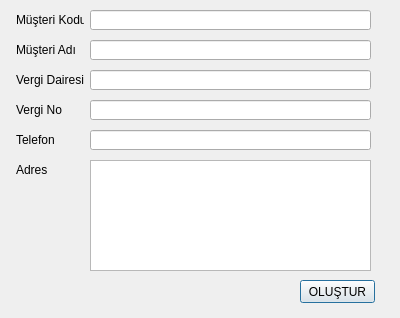
<?xml version="1.0" encoding="UTF-8"?>
<ui version="4.0">
 <class>Firmaolustur</class>
 <widget class="QDialog" name="Firmaolustur">
  <property name="geometry">
   <rect>
    <x>0</x>
    <y>0</y>
    <width>400</width>
    <height>318</height>
   </rect>
  </property>
  <property name="windowTitle">
   <string>Firma Oluştur</string>
  </property>
  <widget class="QLabel" name="label">
   <property name="geometry">
    <rect>
     <x>16</x>
     <y>10</y>
     <width>68</width>
     <height>20</height>
    </rect>
   </property>
   <property name="text">
    <string>Müşteri Kodu</string>
   </property>
  </widget>
  <widget class="QLineEdit" name="lineEdit">
   <property name="geometry">
    <rect>
     <x>90</x>
     <y>10</y>
     <width>281</width>
     <height>20</height>
    </rect>
   </property>
  </widget>
  <widget class="QLineEdit" name="lineEdit_2">
   <property name="geometry">
    <rect>
     <x>90</x>
     <y>40</y>
     <width>281</width>
     <height>20</height>
    </rect>
   </property>
  </widget>
  <widget class="QLabel" name="label_2">
   <property name="geometry">
    <rect>
     <x>16</x>
     <y>40</y>
     <width>68</width>
     <height>20</height>
    </rect>
   </property>
   <property name="text">
    <string>Müşteri Adı</string>
   </property>
  </widget>
  <widget class="QLabel" name="label_3">
   <property name="geometry">
    <rect>
     <x>16</x>
     <y>70</y>
     <width>68</width>
     <height>20</height>
    </rect>
   </property>
   <property name="text">
    <string>Vergi Dairesi</string>
   </property>
  </widget>
  <widget class="QLineEdit" name="lineEdit_3">
   <property name="geometry">
    <rect>
     <x>90</x>
     <y>70</y>
     <width>281</width>
     <height>20</height>
    </rect>
   </property>
  </widget>
  <widget class="QLineEdit" name="lineEdit_4">
   <property name="geometry">
    <rect>
     <x>90</x>
     <y>100</y>
     <width>281</width>
     <height>20</height>
    </rect>
   </property>
  </widget>
  <widget class="QLabel" name="label_4">
   <property name="geometry">
    <rect>
     <x>16</x>
     <y>100</y>
     <width>68</width>
     <height>20</height>
    </rect>
   </property>
   <property name="text">
    <string>Vergi No</string>
   </property>
  </widget>
  <widget class="QLabel" name="label_5">
   <property name="geometry">
    <rect>
     <x>16</x>
     <y>160</y>
     <width>68</width>
     <height>20</height>
    </rect>
   </property>
   <property name="text">
    <string>Adres</string>
   </property>
  </widget>
  <widget class="QLabel" name="label_6">
   <property name="geometry">
    <rect>
     <x>16</x>
     <y>130</y>
     <width>68</width>
     <height>20</height>
    </rect>
   </property>
   <property name="text">
    <string>Telefon</string>
   </property>
  </widget>
  <widget class="QLineEdit" name="lineEdit_5">
   <property name="geometry">
    <rect>
     <x>90</x>
     <y>130</y>
     <width>281</width>
     <height>20</height>
    </rect>
   </property>
   <property name="text">
    <string/>
   </property>
  </widget>
  <widget class="QTextEdit" name="textEdit">
   <property name="geometry">
    <rect>
     <x>90</x>
     <y>160</y>
     <width>281</width>
     <height>111</height>
    </rect>
   </property>
  </widget>
  <widget class="QPushButton" name="pushButton">
   <property name="geometry">
    <rect>
     <x>300</x>
     <y>280</y>
     <width>75</width>
     <height>23</height>
    </rect>
   </property>
   <property name="text">
    <string>OLUŞTUR</string>
   </property>
  </widget>
 </widget>
 <resources/>
 <connections>
  <connection>
   <sender>pushButton</sender>
   <signal>clicked()</signal>
   <receiver>Firmaolustur</receiver>
   <slot>close()</slot>
   <hints>
    <hint type="sourcelabel">
     <x>332</x>
     <y>290</y>
    </hint>
    <hint type="destinationlabel">
     <x>37</x>
     <y>237</y>
    </hint>
   </hints>
  </connection>
 </connections>
</ui>
